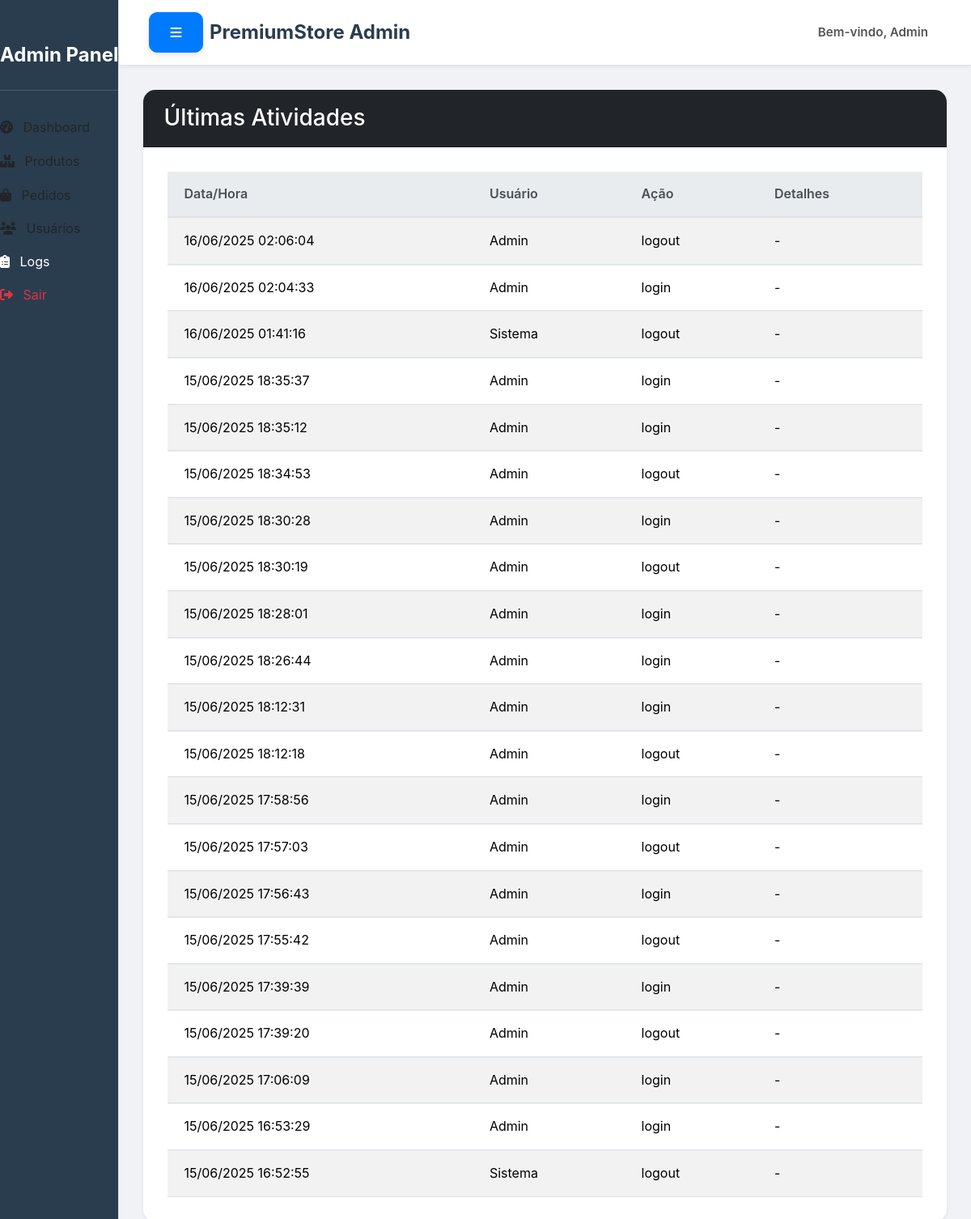
The app's page /admin/logs (signed in), older data.
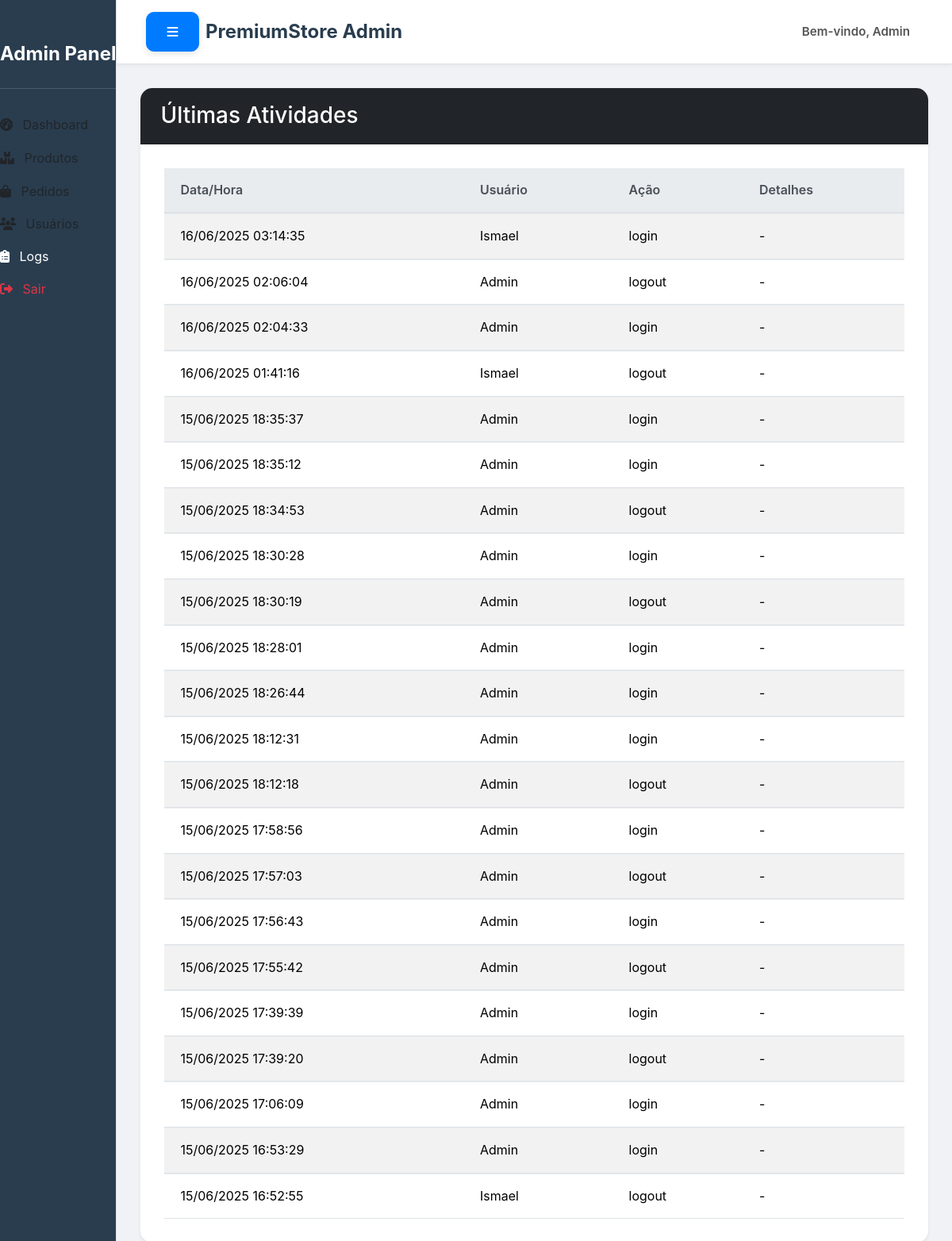
The same page, newer data.
### tables this page shows
CREATE TABLE logs_atividades (
            id INTEGER PRIMARY KEY AUTOINCREMENT,
            usuario_id INTEGER,
            acao TEXT NOT NULL,
            detalhes TEXT,
            data TIMESTAMP DEFAULT CURRENT_TIMESTAMP,
            FOREIGN KEY (usuario_id) REFERENCES usuarios(id)
        );

CREATE TABLE usuarios (
            id INTEGER PRIMARY KEY AUTOINCREMENT,
            nome TEXT NOT NULL,
            email TEXT UNIQUE NOT NULL,
            senha TEXT NOT NULL,
            is_admin BOOLEAN DEFAULT 0
        );

### routes/admin.py (the view)
@admin_bp.route('/logs')
@admin_required
def admin_logs():
    conn = conectar_db()
    cursor = conn.cursor()
    cursor.execute('''
        SELECT l.id, l.acao, l.detalhes, l.data, u.nome
        FROM logs_atividades l
        LEFT JOIN usuarios u ON l.usuario_id = u.id
        ORDER BY l.data DESC
        LIMIT 100
    ''')
    logs_raw = cursor.fetchall() # Obtém os logs brutos
    logs = []
    for log_item_raw in logs_raw:
        log_item = dict(log_item_raw) # Converte para dicionário mutável
        if 'data' in log_item and isinstance(log_item['data'], str):
            try:
                log_item['data'] = datetime.datetime.strptime(log_item['data'], '%Y-%m-%d %H:%M:%S')
            except ValueError:
                print(f"Warning: Unexpected date format for log ID {log_item.get('id')}: {log_item['data']}")
        logs.append(log_item)
    conn.close()
    return render_template('admin/logs.html', logs=logs)

### app.py (called while the page is built)
@app.context_processor
def inject_global_data():
    total_itens = 0
    if 'usuario_id' in session:
        usuario_id = session['usuario_id']
        try:
            total_itens = contar_itens_carrinho_db(usuario_id)
        except Exception as e:
            print(f"Erro ao contar itens do carrinho para o usuário {usuario_id}: {e}")
            total_itens = 0
    return {'total_itens': total_itens}

### database.py (called while the page is built)
def conectar_db():
    conn = sqlite3.connect(DB_NAME)
    conn.row_factory = sqlite3.Row # Permite acessar colunas por nome (como dicionário)
    return conn

def contar_itens_carrinho_db(usuario_id):
    conn = conectar_db()
    cursor = conn.cursor()
    cursor.execute('''
    SELECT COALESCE(SUM(quantidade), 0)
    FROM carrinho
    WHERE usuario_id = ?
    ''', (usuario_id,))
    total_itens = cursor.fetchone()[0]
    conn.close()
    return total_itens

### templates/admin/logs.html (shortened to what this page needs)
{% extends "base_admin.html" %}
{% block admin_content %}
<div class="card shadow-sm">
    <div class="card-header bg-dark text-white">
        <h3 class="card-title mb-0">Últimas Atividades</h3>
    </div>
    <div class="card-body">
        <div class="table-responsive">
            <table class="table table-striped table-hover align-middle">
                <thead>
                    <tr>
                        <th scope="col">Data/Hora</th>
                        <th scope="col">Usuário</th>
                        <th scope="col">Ação</th>
                        <th scope="col">Detalhes</th>
                    </tr>
                </thead>
                <tbody>
                    {% if logs %}
                        {% for log in logs %}
                        <tr>
                            <td>{{ log.data.strftime('%d/%m/%Y %H:%M:%S') }}</td>
                            <td>{{ log.nome if log.nome else 'Sistema' }}</td>
                            <td>{{ log.acao }}</td>
                            <td>{{ log.detalhes if log.detalhes else '-' }}</td>
                        </tr>
                        {% endfor %}
                    {% else %}
                        <tr>
                            <td colspan="4" class="text-center py-4">Nenhum log de atividade encontrado.</td>
                        </tr>
                    {% endif %}
                </tbody>
            </table>
        </div>
    </div>
</div>
{% endblock %}

Row changes from the older to the newer data that the page shows:
added logs_atividades: data "16/06/2025 03:14:35", nome "Ismael", acao "login", detalhes "-"
computed for logs_atividades (number 4 of 22 on the later page): nome "Sistema" → "Ismael"
computed for logs_atividades (number 22 of 22 on the later page): nome "Sistema" → "Ismael"
